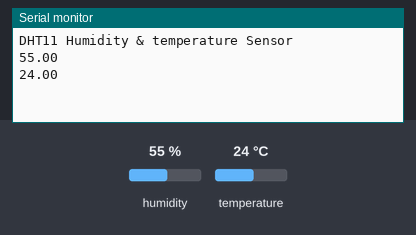
Bench run of a sketch on a simulated Arduino Uno, built with avr-gcc and run on an emulated ATmega328P. Shown: the last lines printed to the serial monitor. The inputs (shaded band) are chosen by the test bench; at power-on: humidity 55 %, temperature 24 °C.

Above: at 2.7 s.
2.8 s: humidity set to 22 %
At 6.1 s:
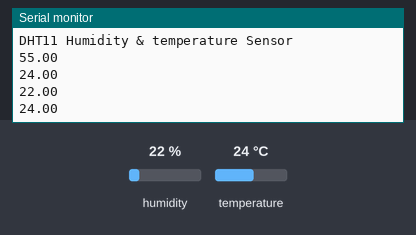
7.8 s: temperature set to 12 °C
At 10.5 s:
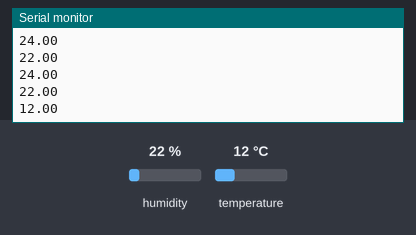
12.8 s: humidity set to 40 %
At 15.0 s:
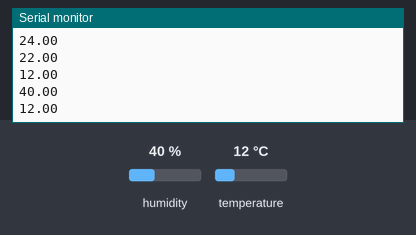
Timing chart, 0 to 16.5 s (numbered marks = the images above; inputs shaded):
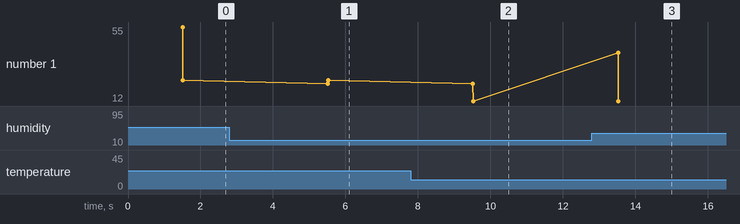

Measured:
- after the input at 2.8 s, the serial monitor: prints a new line after 2.7 s (image 1)
- after the input at 7.8 s, the serial monitor: prints a new line after 1.7 s (image 2)
- after the input at 12.8 s, the serial monitor: prints a new line after 0.72 s (image 3)
- plotted number 1: 24 → 12 after the input at 7.8 s

The sketch:

DHT_11_new.ino
```cpp
#include <SoftwareSerial.h>
#include <DHT.h>
#include <Adafruit_Sensor.h>


DHT dht(9, DHT22);

void setup(){

  Serial.begin(9600);
  delay(500);//Delay to let system boot

  Serial.println("DHT11 Humidity & temperature Sensor\n\n");
  delay(1000);//Wait before accessing Sensor
  dht.begin();

}//end "setup()"

void loop(){
  //Start of Program

    // DHT.read11(dht_apin);
    float h = dht.readHumidity();
    float t = dht.readTemperature();
    //Serial.print("Current humidity = ");
    Serial.println(h);
    //Serial.print(" %");
    //Serial.println("temperature = ");
    Serial.println(t);
    //Serial.print(" C");

    delay(4000);//Wait 5 seconds before accessing sensor again.

  //Fastest should be once every two seconds.

}// end loop()
```
